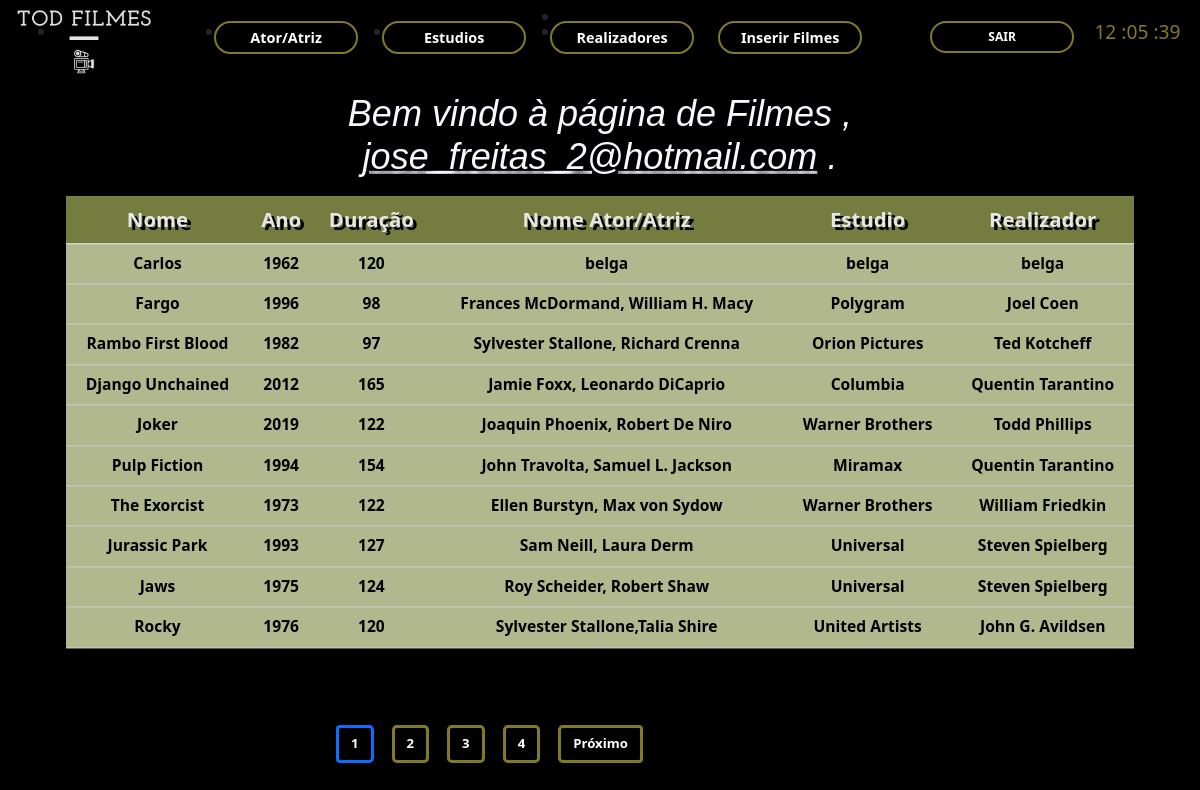
Page /pagina_filmes.php (signed in) on the committed database.
### tables this page shows
CREATE TABLE `filmes` (
  `Id` int(255) NOT NULL,
  `nome` varchar(50) NOT NULL,
  `ano` int(11) NOT NULL,
  `duracao` int(11) DEFAULT NULL,
  `nomeActor` varchar(50) NOT NULL,
  `nomeEstudio` varchar(30) DEFAULT NULL,
  `nomeRealizador` varchar(50) DEFAULT NULL
);

### verifica_login.php (called while the page is built, shortened)
<?php
$email = $_SESSION['email'];

### pagina_filmes.php (the view, shortened to what this page needs)
<?php
include('verifica_login.php');
require_once("conetar.php");
$pag = (isset($_GET['pagina'])) ? $_GET['pagina'] : 1;
$busca = "SELECT * FROM filmes ORDER BY Id DESC";
$todos = mysqli_query($conetar, "$busca");
$registros = "10";
$tr = mysqli_num_rows($todos);
$tp = ceil($tr / $registros);
$inicio = ($registros * $pag) - $registros;
$limite = mysqli_query($conetar, "$busca LIMIT $inicio, $registros");
$proximo = $pag + 1;
?>
<!DOCTYPE html>
<html lang="pt">
<head>
    <link href="https://cdn.jsdelivr.net/npm/bootstrap@5.0.2/dist/css/bootstrap.min.css" rel="stylesheet">
    <link href="http://fonts.cdnfonts.com/css/harry-potter" rel="stylesheet" />
    <link type="text/css" rel="stylesheet" href="CSS/style_filmes.css">
</head>
<body>
    <div class="conteiner">
        <table class="table">
            <thead>
                <tr>
                    <th><b>Nome<b></th>
                    <th><b>Ano<b></th>
                    <th><b>Duração<b></th>
                    <th><b>Nome Ator/Atriz<b></th>
                    <th><b>Estudio<b></th>
                    <th><b>Realizador<b></th>
                </tr>
            </thead>
            <?php
            while ($dados = mysqli_fetch_array($limite)) {
                $nome = $dados["nome"];
                $ano = $dados["ano"];
                $duracao = $dados["duracao"];
                $nActor = $dados["nomeActor"];
                $estudio = $dados["nomeEstudio"];
                $realizador = $dados["nomeRealizador"];
            ?>
                <tr>
                    <th><?= $nome ?></th>
                    <th><?= $ano ?></th>
                    <th><?= $duracao ?></th>
                    <th><?= $nActor ?></th>
                    <th><?= $estudio ?></th>
                    <th><?= $realizador ?></th>
                </tr>
            <?php } ?>
        </table>
    </div>
    <marquee class="bvin">
        <?php
        echo "<h2>Bem vindo à página de Filmes ,  <u>$email</u> .</h2>";
        ?>
    </marquee>
    <nav id="navb" class="navbar navbar-expand-lg">
        <div class="container-fluid">
            <img class="logo_" src="logo_transparent1.png" />
            <div>
                <ul>
                    <li class="nav-item">
                        <a class="nav-link" href="pagina_Ator_Atriz.php">Ator/Atriz</a>
                    </li>
                    <li class="nav-item">
                        <a class="nav-link" href="pagina_estudios.php">Estudios</a>
                    </li>
                    <li class="nav-item">
                        <a class="nav-link" href="pagina_realizadores.php">Realizadores</a>
                    </li>
                    <li class="nav-item">
                        <a id="sair" href="logout.php">SAIR</a>
                    </li>
                    <li>
                        <button type="button" class="nav-link " data-toggle="modal" data-target="#ExemploModalCentralizado">
                            Inserir Filmes
                        </button>
                    </li>
                </ul>
            </div>
        </div>
    </nav>
    <nav id="pag" aria-label="Navegação de página exemplo">
        <ul class="pagination">
            <?php
            for ($i = 1; $i <= $tp; $i++) {
                if ($pag == $i) {
                    echo "<li class='page-item active'><a class='page-link' href='?pagina=$i'>$i</a></li>";
                } else {
                    echo "<li class='page-item'><a class='page-link' href='?pagina=$i'>$i</a></li>";
                }
            }
            ?>
            <?php
            if ($pag < $tp) {
            ?>
                <li class="page-item">
                    <a class="page-link" href="?pagina=<?= $proximo; ?>" aria-label="Próximo">
                        <span aria-hidden="true">Próximo</span>
                    </a>
                </li>
            <?php } ?>
        </ul>
    </nav>
    <div class="caixa_relogio">
        <div>
            <span id="horas">00</span>
            <span class="tempo">:</span>
        </div>
        <div>
            <span id="min">00</span>
            <span class="tempo">:</span>
        </div>
        <div>
            <span id="seg">00</span>
        </div>
    </div>
</body>
</html>

### CSS/style_filmes.css (style rules this page uses)
body { top: 0; left: 0; margin: 0; background-image: url("Img/filmes.jpg"); background-color: black; text-align: center; }
.table { position: absolute; top: 33%; left: 50%; transform: translate(-50%, -15%); background-color: hsl(69, 33%, 71%); width: 89%; font-size: 1.3vw; color: black; box-shadow: 0.2vw 1vw 1.3vw 2vw rgba(0, 0, 0, 0.7); opacity: 0.9; }
thead { background-color: hsl(69, 33%, 41%); font-size: 1.7vw; font-weight: bold; color: white !important; text-shadow: 0.3vw 0.2vw black; }
.page-link { position: relative; left: 15em; top: 13%; border: 0.3vw solid #817b29; border-radius: 0.4vw; font-size: 1.1vw; font-weight: bold; color: white !important; margin-left: 1.5vw !important; background-color: black !important; }
#navb { position: absolute !important; top: 0 !important; width: 100%; height: 10%; background-color: black !important; padding: 1vw !important; }
.logo_ { position: absolute; left: -3%; width: 20%; height: 300%; padding: 2%; }
.bvin { position: absolute; top: 17%; left: 50%; width: 50%; transform: translate(-50%, -50%); color: ghostwhite; text-shadow: 0.5vw 0.5vw 0.5vw black; font-style: italic; font-family: "Harry Potter", sans-serif; }
.bvin h2 { position: relative; margin-top: 1%; font-size: 3vw; }
#pag { position: absolute; top: 90%; left: 10%; }
.nav-link { position: relative; top: 10%; left: 87%; width: 12vw; padding: 0.3vw; border-radius: 2.5vw; border: 0.2vw solid #817b29; background: transparent; color: white; cursor: pointer; overflow: hidden; font-weight: bold; font-size: 1.2vw; margin: 1vw; color: white !important; text-decoration: none; }
#sair { position: absolute; top: 10%; left: 127%; width: 12vw; padding: 0.4vw; border-radius: 2.5vw; border: 0.2vw solid #817b29; background: transparent; color: white; cursor: pointer; overflow: hidden; font-weight: bold; font-size: 1vw; margin: 1vw; color: white !important; text-decoration: none; }
ul { position: relative; top: 20% !important; display: flex; }
.caixa_relogio { position: absolute; top: 1.5vw; left: 57em; display: flex; color: #817b29; font-size: 1.6vw; }

### rows in the picture
filmes: nome "Carlos", ano "1962", duracao "120", nomeActor "belga", nomeEstudio "belga", nomeRealizador "belga"
filmes: nome "Fargo", ano "1996", duracao "98", nomeActor "Frances McDormand, William H. Macy", nomeEstudio "Polygram", nomeRealizador "Joel Coen"
filmes: nome "Rambo First Blood", ano "1982", duracao "97", nomeActor "Sylvester Stallone, Richard Crenna", nomeEstudio "Orion Pictures", nomeRealizador "Ted Kotcheff"
filmes: nome "Django Unchained", ano "2012", duracao "165", nomeActor "Jamie Foxx, Leonardo DiCaprio", nomeEstudio "Columbia", nomeRealizador "Quentin Tarantino"
filmes: nome "Joker", ano "2019", duracao "122", nomeActor "Joaquin Phoenix, Robert De Niro", nomeEstudio "Warner Brothers", nomeRealizador "Todd Phillips"
filmes: nome "Pulp Fiction", ano "1994", duracao "154", nomeActor "John Travolta, Samuel L. Jackson", nomeEstudio "Miramax", nomeRealizador "Quentin Tarantino"
filmes: nome "The Exorcist", ano "1973", duracao "122", nomeActor "Ellen Burstyn, Max von Sydow", nomeEstudio "Warner Brothers", nomeRealizador "William Friedkin"
filmes: nome "Jurassic Park", ano "1993", duracao "127", nomeActor "Sam Neill, Laura Derm", nomeEstudio "Universal", nomeRealizador "Steven Spielberg"
filmes: nome "Jaws", ano "1975", duracao "124", nomeActor "Roy Scheider, Robert Shaw", nomeEstudio "Universal", nomeRealizador "Steven Spielberg"
filmes: nome "Rocky", ano "1976", duracao "120", nomeActor "Sylvester Stallone,Talia Shire", nomeEstudio "United Artists", nomeRealizador "John G. Avildsen"

### other values in the picture
$email "jose_freitas_2@hotmail.com"
